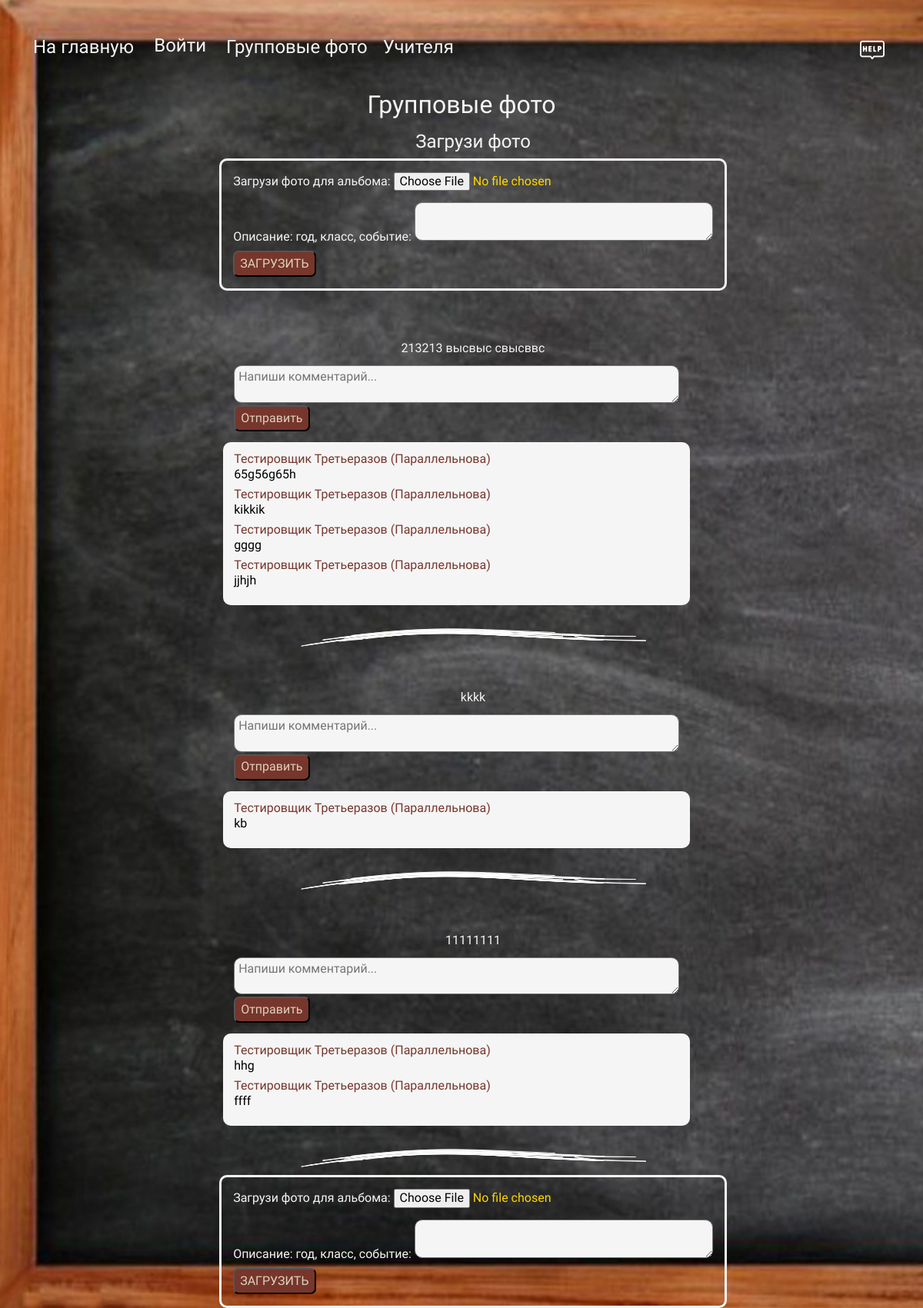
/group_photos/, run on the app's committed database.
### reunion/models.py (models this page shows, shortened)
class GroupPhotos(models.Model):
    user = models.ForeignKey('User', on_delete=models.CASCADE, related_name='group_photos')
    image = models.ImageField(upload_to='gallery/')
    description = models.TextField(blank=False)

class GroupPhotoComment(models.Model):
    photo = models.ForeignKey('GroupPhotos', on_delete=models.CASCADE, related_name='gp_comments')  # комментарии под фото
    author = models.ForeignKey('User', on_delete=models.CASCADE, related_name='gp_written_comments')  # комментарии, написанные пользователем
    text = models.TextField()

class User(AbstractUser):
    maiden_name = models.CharField(max_length=150, blank=True, null=True)
    telegram = models.CharField(max_length=150, blank=True, null=True)
    vk_profile = models.CharField(max_length=150, blank=True, null=True)
    ok_profile = models.CharField(max_length=150, blank=True, null=True)
    username = None  # полностью убираем username
    email = models.EmailField(unique=True)
    picture_young = models.ImageField(upload_to='pictures', blank=True, null=True, default='defaults/default_young.png')
    picture_teenager = models.ImageField(upload_to='pictures', blank=True, null=True, default='defaults/default_teenager.png')
    picture_old = models.ImageField(upload_to='pictures', blank=True, null=True, default='defaults/default_old.png')
    history = models.TextField(blank=True, null=True)
    slug = models.SlugField(db_index=True, default='', null=False)
    USERNAME_FIELD = 'email'
    REQUIRED_FIELDS = []
    groups = models.ManyToManyField(
        'auth.Group',
        related_name='custom_user_set',  # Уникальное имя
        blank=True,
        help_text=(
            'The groups this user belongs to. A user will get all permissions '
            'granted to each of their groups.'
        ),
        verbose_name='groups',
    )
    user_permissions = models.ManyToManyField(
        'auth.Permission',
        related_name='custom_user_set',  # Уникальное имя
        blank=True,
        help_text='Specific permissions for this user.',
        verbose_name='user permissions',
    )

### reunion/views.py (the view, shortened to what this page needs)
# urls.py: path('group_photos/', views.group_photos, name='group_photos'),
def group_photos(request):
    group_photos_form = GroupPhotoForm()
    comments_form = GroupPhotoCommentForm()
    photos = GroupPhotos.objects.all()
    return render(request, 'reunion/group_photos.html', {'group_photos_form' : group_photos_form,
                                                         'comments_form' : comments_form,
                                                         'photos': photos})

### reunion/forms.py
class GroupPhotoForm(forms.ModelForm):
    class Meta:
        model = GroupPhotos
        fields = ('image', 'description')
        labels = {'image': 'Загрузи фото для альбома', 'description': 'Описание: год, класс, событие'}

class GroupPhotoCommentForm(forms.ModelForm):
    class Meta:
        model = GroupPhotoComment
        fields = ('text',)
        labels = {'text': ''}
        widgets = {
            'text': forms.Textarea(attrs={
                'rows': 2,
                'placeholder': 'Напиши комментарий...',
                'class': 'auto-resize',
            })
        }

### reunion/templates/reunion/group_photos.html (shortened to what this page needs)
{% extends 'reunion/base_class.html' %}
{% load static %}
{% block content %}
    {% include 'reunion/navigation.html' %}
    <div class="header-container header-container_user-info">
        <h1>
            Групповые фото
        </h1>
    </div>
    <div class="gallery-container">
         <div class="gallery-container__header">
            <h2>Загрузи фото</h2>
        </div>
        <div class="gallery-container__upload">
            <form method="post" enctype="multipart/form-data" class="profile-picture__form">
                {{ group_photos_form}}
                <button type="submit" class="button">ЗАГРУЗИТЬ</button>
            </form>
        </div>
        <div class="gallery-container__gallery">
            {% for photo in photos %}
                <div class="gallery-container__gallery__item">
                    <div class="gallery-container__gallery__photo" id="photo-{{ photo.id }}">
                    </div>
                    <div class="gallery-container__gallery__description">
                            {{ photo.description }}
                    </div>
                    <div class="comments comments__write-comment">
                        <form method="post" class="comment-form">
                            {{ comments_form.text }}
                            <button type="submit" class="button">Отправить</button>
                        </form>
                    </div>
                    {% if photo.gp_comments.all %}
                        <div class="comments">
                          {% for comment in photo.gp_comments.all %}
                            <div class="comment">
                                <div class="comment__author">
                                    {{ comment.author.first_name }} {{ comment.author.last_name }}
                                    {% if  comment.author.maiden_name %}
                                        ({{ comment.author.maiden_name }})
                                    {% endif %}
                                </div>
                                <div class="comment__comment">
                                    <div class="comment__comment__text">
                                        {{ comment.text|linebreaksbr }}
                                    </div>
                                </div>
                             </div>
                          {% endfor %}
                        </div>
                    {% endif %}
                    <div class="decor-stroke decor-stroke_center">
                        <img class="horizontal" src="{% static 'reunion/img/stroke_hor.svg' %}" alt="">
                    </div>
                </div>
            {% endfor %}
            {% if photos %}
                <div class="gallery-container__upload" id="load-file">
                <form method="post" enctype="multipart/form-data" class="profile-picture__form">
                    {{ group_photos_form}}
                    <button type="submit" class="button">ЗАГРУЗИТЬ</button>
                </form>
                </div>
            {% endif %}
        </div>
    </div>
{% endblock %}

### static/reunion/css/styles_class.css (style rules this page uses)
* { box-sizing: border-box; }
body { background-image: url("../img/blackboard.jpg"); background-attachment: fixed; background-size: cover; background-repeat: no-repeat; margin: 0; padding: 0; font-family: pangolin; }
.header-container { font-size: 2rem; text-align: center; color: whitesmoke; position: relative; }
.header-container_user-info { margin-top: 22px; }
.button { font-size: 1rem; color: #DFD0BB; background: #76362C; border-radius: 7px; height: 34px; padding-left: 7px; padding-right: 7px; }
.decor-stroke { display: flex; justify-content: left; align-content: center; width: 22px; margin-top: 10px; margin-left: 30px; }
.decor-stroke_center { display: flex; justify-content: center; align-items: center; margin: auto; margin-top: 27px; }
.horizontal { width: 450px; }
.gallery-container { margin-top: 20px; color: whitesmoke; margin-left: 30px; }
.gallery-container__header { margin-top: 20px; text-align: center; font-size: 1.5rem; }
.gallery-container__upload { border: solid whitesmoke; border-radius: 10px; padding: 15px; display: block; width: max-content; margin: 10px auto 41px; }
.gallery-container__upload input { color: gold; }
.gallery-container__upload textarea { height: 50px; border-radius: 10px; background-color: whitesmoke; margin-top: 15px; padding: 4px; }
.gallery-container__upload button { margin-top: 10px; }
.gallery-container__gallery { width: max-content; margin: auto; }
.gallery-container__gallery__photo { margin: 32px 10px 10px 10px; position: relative; display: flex; justify-content: center; align-items: end; }
.gallery-container__gallery__description { text-align: center; }
.comments { background-color: whitesmoke; color: black; width: 92%; border-radius: 10px; position: relative; padding: 14px; margin-left: 5px; }
.comments__write-comment { background: none; }
.comments textarea { background-color: whitesmoke; color: black; width: 100%; border-radius: 10px; padding: 5px; }
.comment { margin-bottom: 10px; }
.comment__author { color: #76362C; display: inline; }
.comment__comment { margin-top: 4px; display: flex; min-width: 0; align-items: end; }
.comment__comment__text { max-width: 800px; }

### data on the page
GroupPhotos: description "213213 высвыс свысввс"
GroupPhotoComment: author.first_name "Тестировщик", author.last_name "Третьеразов", author.maiden_name "Параллельнова", text "65g56g65h"
GroupPhotoComment: author.first_name "Тестировщик", author.last_name "Третьеразов", author.maiden_name "Параллельнова", text "kikkik"
GroupPhotoComment: author.first_name "Тестировщик", author.last_name "Третьеразов", author.maiden_name "Параллельнова", text "gggg"
GroupPhotoComment: author.first_name "Тестировщик", author.last_name "Третьеразов", author.maiden_name "Параллельнова", text "jjhjh"
GroupPhotos: description "kkkk"
GroupPhotoComment: author.first_name "Тестировщик", author.last_name "Третьеразов", author.maiden_name "Параллельнова", text "kb"
GroupPhotos: description "11111111"
GroupPhotoComment: author.first_name "Тестировщик", author.last_name "Третьеразов", author.maiden_name "Параллельнова", text "hhg"
GroupPhotoComment: author.first_name "Тестировщик", author.last_name "Третьеразов", author.maiden_name "Параллельнова", text "ffff"
